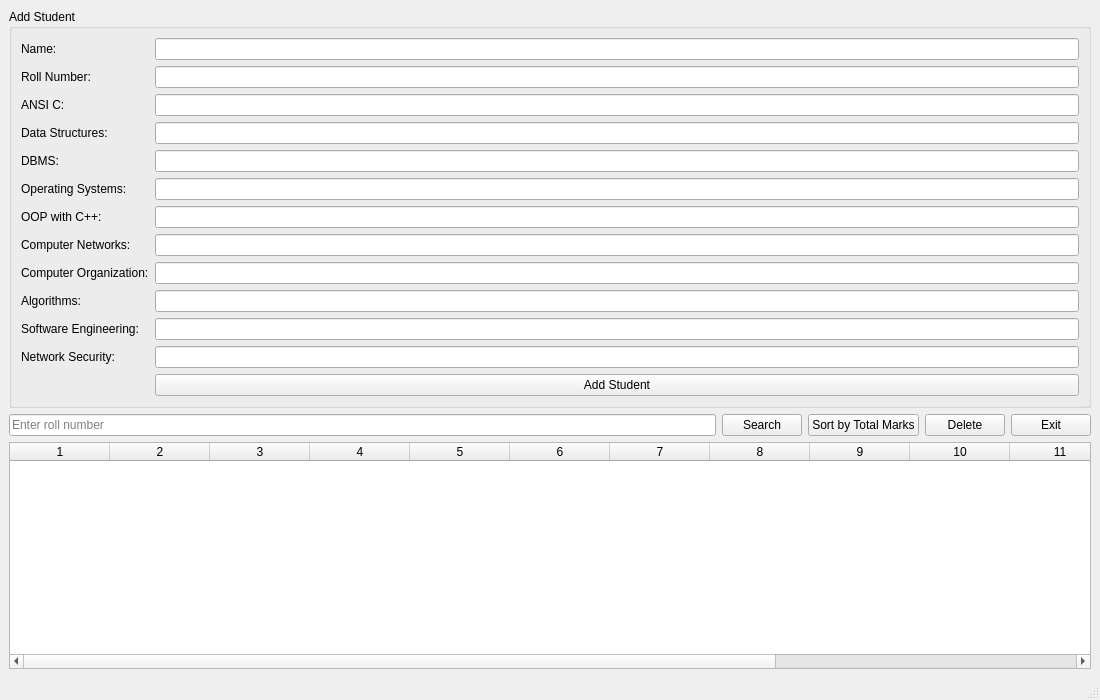
<?xml version="1.0" encoding="UTF-8"?>
<ui version="4.0">
 <class>MainWindow</class>
 <widget class="QMainWindow" name="MainWindow">
  <property name="geometry">
   <rect>
    <x>0</x>
    <y>0</y>
    <width>1100</width>
    <height>700</height>
   </rect>
  </property>
  <property name="windowTitle">
   <string>Student Management</string>
  </property>
  <widget class="QWidget" name="centralwidget">
   <layout class="QVBoxLayout" name="verticalLayoutCentral">
    <item>
     <widget class="QGroupBox" name="groupBoxAddStudent">
      <property name="title">
       <string>Add Student</string>
      </property>
      <layout class="QFormLayout" name="formLayoutAddStudent">
       <item row="0" column="0">
        <widget class="QLabel" name="labelName">
         <property name="text">
          <string>Name:</string>
         </property>
        </widget>
       </item>
       <item row="0" column="1">
        <widget class="QLineEdit" name="nameLineEdit"/>
       </item>

       <item row="1" column="0">
        <widget class="QLabel" name="labelRoll">
         <property name="text">
          <string>Roll Number:</string>
         </property>
        </widget>
       </item>
       <item row="1" column="1">
        <widget class="QLineEdit" name="rollLineEdit"/>
       </item>

       <item row="2" column="0">
        <widget class="QLabel" name="labelAnsiC">
         <property name="text">
          <string>ANSI C:</string>
         </property>
        </widget>
       </item>
       <item row="2" column="1">
        <widget class="QLineEdit" name="ansiCLineEdit"/>
       </item>

       <item row="3" column="0">
        <widget class="QLabel" name="labelDS">
         <property name="text">
          <string>Data Structures:</string>
         </property>
        </widget>
       </item>
       <item row="3" column="1">
        <widget class="QLineEdit" name="dsLineEdit"/>
       </item>

       <item row="4" column="0">
        <widget class="QLabel" name="labelDBMS">
         <property name="text">
          <string>DBMS:</string>
         </property>
        </widget>
       </item>
       <item row="4" column="1">
        <widget class="QLineEdit" name="dbmsLineEdit"/>
       </item>

       <item row="5" column="0">
        <widget class="QLabel" name="labelOS">
         <property name="text">
          <string>Operating Systems:</string>
         </property>
        </widget>
       </item>
       <item row="5" column="1">
        <widget class="QLineEdit" name="osLineEdit"/>
       </item>

       <item row="6" column="0">
        <widget class="QLabel" name="labelOOPCpp">
         <property name="text">
          <string>OOP with C++:</string>
         </property>
        </widget>
       </item>
       <item row="6" column="1">
        <widget class="QLineEdit" name="oopCppLineEdit"/>
       </item>

       <item row="7" column="0">
        <widget class="QLabel" name="labelCN">
         <property name="text">
          <string>Computer Networks:</string>
         </property>
        </widget>
       </item>
       <item row="7" column="1">
        <widget class="QLineEdit" name="cnLineEdit"/>
       </item>

       <item row="8" column="0">
        <widget class="QLabel" name="labelCO">
         <property name="text">
          <string>Computer Organization:</string>
         </property>
        </widget>
       </item>
       <item row="8" column="1">
        <widget class="QLineEdit" name="coLineEdit"/>
       </item>

       <item row="9" column="0">
        <widget class="QLabel" name="labelADA">
         <property name="text">
          <string>Algorithms:</string>
         </property>
        </widget>
       </item>
       <item row="9" column="1">
        <widget class="QLineEdit" name="adaLineEdit"/>
       </item>

       <item row="10" column="0">
        <widget class="QLabel" name="labelSE">
         <property name="text">
          <string>Software Engineering:</string>
         </property>
        </widget>
       </item>
       <item row="10" column="1">
        <widget class="QLineEdit" name="seLineEdit"/>
       </item>

       <item row="11" column="0">
        <widget class="QLabel" name="labelNetSec">
         <property name="text">
          <string>Network Security:</string>
         </property>
        </widget>
       </item>
       <item row="11" column="1">
        <widget class="QLineEdit" name="netSecLineEdit"/>
       </item>

       <item row="12" column="1">
        <widget class="QPushButton" name="addButton">
         <property name="text">
          <string>Add Student</string>
         </property>
        </widget>
       </item>
      </layout>
     </widget>
    </item>

    <item>
     <layout class="QHBoxLayout" name="horizontalLayoutButtons">
      <item>
       <widget class="QLineEdit" name="searchLineEdit">
        <property name="placeholderText">
         <string>Enter roll number</string>
        </property>
       </widget>
      </item>
      <item>
       <widget class="QPushButton" name="searchButton">
        <property name="text">
         <string>Search</string>
        </property>
       </widget>
      </item>
      <item>
       <widget class="QPushButton" name="sortButton">
        <property name="text">
         <string>Sort by Total Marks</string>
        </property>
       </widget>
      </item>
      <item>
       <widget class="QPushButton" name="deleteButton">
        <property name="text">
         <string>Delete</string>
        </property>
       </widget>
      </item>
      <item>
       <widget class="QPushButton" name="exitButton">
        <property name="text">
         <string>Exit</string>
        </property>
       </widget>
      </item>
     </layout>
    </item>

    <item>
     <widget class="QTableWidget" name="studentTableWidget">
      <property name="columnCount">
       <number>14</number>
      </property>
      <property name="rowCount">
       <number>0</number>
      </property>
      <property name="horizontalHeaderLabels">
       <stringlist>
        <string>Name</string>
        <string>Roll</string>
        <string>ANSI C</string>
        <string>Data Structures</string>
        <string>DBMS</string>
        <string>Operating Systems</string>
        <string>OOP C++</string>
        <string>Comp Networks</string>
        <string>Comp Org</string>
        <string>Algorithms</string>
        <string>Software Eng</string>
        <string>Net Security</string>
        <string>Total Marks</string>
        <string>Grade</string>
       </stringlist>
      </property>
      <property name="editTriggers">
       <set>QAbstractItemView::NoEditTriggers</set>
      </property>
      <property name="selectionBehavior">
       <enum>QAbstractItemView::SelectRows</enum>
      </property>
      <property name="selectionMode">
       <enum>QAbstractItemView::SingleSelection</enum>
      </property>
     </widget>
    </item>
   </layout>
  </widget>
  <widget class="QMenuBar" name="menubar"/>
  <widget class="QStatusBar" name="statusbar"/>
 </widget>
 <connections/>
</ui>
